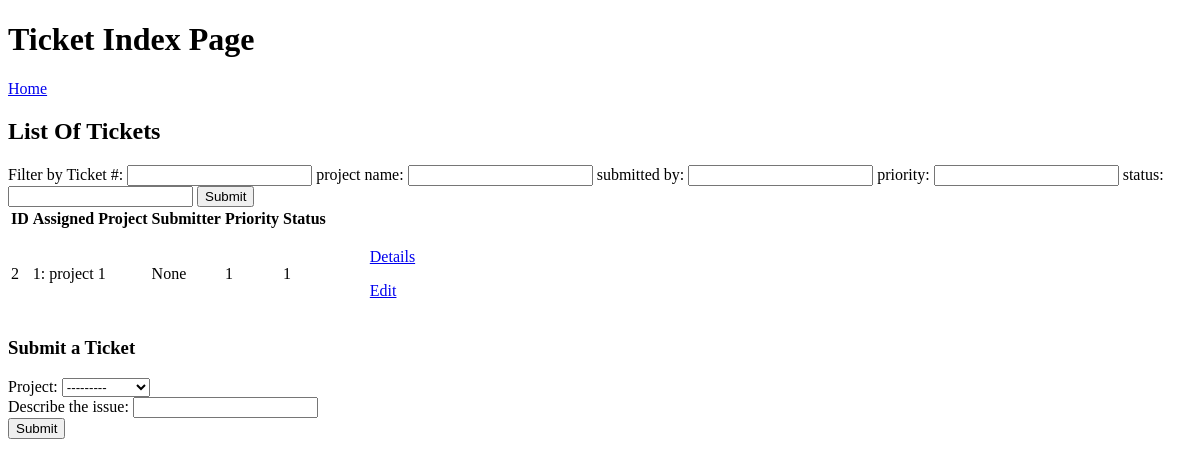
The page /tickets/ (signed in) on the database as committed earlier.
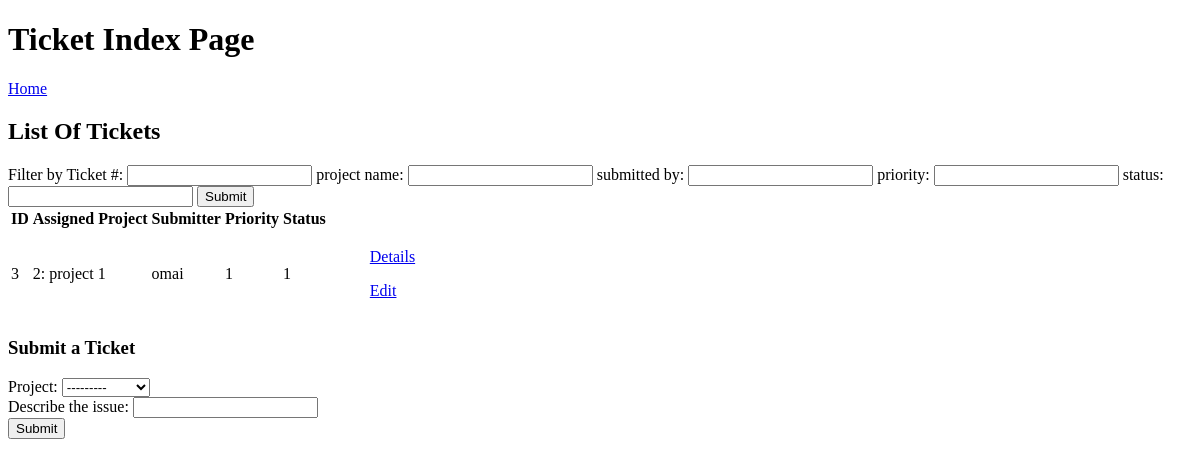
The same page on the database as committed later.
### tickets/models.py (models this page shows)
class Ticket(models.Model):
	priorityChoices = (
		('1','1'),
		('2','2'),
		('3','3'),
		('4','4'),
		('5','5'),
		('6','6'),
		('7','7'),
		('8','8'),
		('9','9'),
	)
	statusChoices = (
		('Closed','Closed'),
		('Open','Open'),
	)
	raceChoices = (
		('Bugs/Errors','Bugs/Errors'),
	)
	project = models.ForeignKey(Project, on_delete=models.CASCADE,related_name="project_tickets")
	personnel = models.ForeignKey(ProjectMember, on_delete=models.SET_NULL , related_name="assigned_ticket" , null=True,default=None, blank=True)
	submitter = models.ForeignKey(settings.AUTH_USER_MODEL, on_delete=models.SET_NULL,null=True,related_name="user_tickets")
	description = models.CharField(max_length=100)
	priority = models.CharField(max_length=100,choices= priorityChoices)
	status = models.CharField(max_length=100, choices = statusChoices)
	race = models.CharField(max_length=100,choices = raceChoices)
	timeCreated = models.DateTimeField(auto_now_add=True)
	lastEdited = models.DateTimeField(default = datetime.datetime(2020,1,1,0,0,0))

### projects/models.py (models this page shows)
class Project(models.Model):
	submitter = models.ForeignKey(settings.AUTH_USER_MODEL, on_delete=models.CASCADE , related_name= "projects_created")
	name = models.CharField(max_length=64)
	description = models.CharField(max_length=100)
	class Meta:
		unique_together = ["name", 'submitter']
	def __str__(self):
		return u'{0}'.format(str(self.id) + ": " + self.name)

### authenticate/models.py (models this page shows)
class NewUser(AbstractBaseUser, PermissionsMixin):
	email = models.EmailField(_('email address'), unique=True)
	user_name = models.CharField(max_length=150, unique=True)
	first_name = models.CharField(max_length=150, blank=True)
	start_date = models.DateTimeField(default=timezone.now)
	about = models.TextField(_(
		'about'), max_length=150, blank=True)
	is_staff = models.BooleanField(default=False)
	is_active = models.BooleanField(default=True)
	objects = CustomAccountManager()
	USERNAME_FIELD = "email"
	REQUIRED_FIELDS = ['user_name', 'first_name']
	def __str__(self):
		return self.user_name

### tickets/views.py (the view)
# urls.py: path('', views.index, name="index"),
@login_required(login_url='authenticate:login')
def index(request):
	ticket_list = Ticket.objects.all()
	ticket_filter = TicketFilter(request.GET,queryset=ticket_list)
	ticket_list = ticket_filter.qs
	context={
		'ticket_list': ticket_list,
		'ticket_filter': ticket_filter,
		'form': SubmitTicketForm()
	}
	return render(request, "tickets/index.html",context)

### tickets/forms.py
class SubmitTicketForm(forms.Form):
	project = forms.ModelChoiceField(queryset= Project.objects.all(), label=None)
	description = forms.CharField(max_length=1000, label="Describe the issue")
	class Meta:
		model = Ticket
		fields = ['project','description']

### tickets/templates/tickets/index.html (shortened to what this page needs)
{% extends "authenticate/layout.html" %}
{% block body %}
	<div><h1>Ticket Index Page</h1></div>
	<a href="{% url 'authenticate:home' %}">Home</a>
	<div><h2>List Of Tickets</h2></div>
	<div>
		<form method="get">
			Filter by
			{% for field in ticket_filter.form %}
				{{field.label}}: {{ field }}
			{% endfor %}
			<button type="submit">Submit</button>
			<br>
		</form>
	</div>
	<div>
		<table>
			<div>
				<tr>
					<th>ID</th>
					<th>Assigned Project</th>
					<th>Submitter</th>
					<th>Priority</th>
					<th>Status</th>
					<th>      </th>
				</tr>
			</div>
			{% for ticket in ticket_list %}
				<div>
					<tr>
						<td>{{ticket.id}}</td>
						<td>{{ticket.project}}</td>
						<td>{{ticket.submitter}}</td>
						<td>{{ticket.priority}}</td>
						<td>{{ticket.status}}</td>
						<td><ul>
								<a href="{% url 'tickets:details' ticket.id %}">Details</a>
							</ul>
							<ul>
								<a href="{% url 'tickets:edit' ticket.id %}">Edit</a>
							</ul>
						</td>
					</tr>
				</div>
			{%endfor%}
		</table>
	</div>
	<div>
		<form method="post" action="{%url 'tickets:submit' %}">
			<h3>Submit a Ticket</h3>
			{%for field in form%}
				{{field.label}}: {{field}} <br>
			{%endfor%}
			<button type="submit">Submit</button>
		</form>
	</div>
{% endblock %}

Rows that differ between the two databases and show on the page:
removed Ticket: id "2", project "1: project 1", submitter "None", priority "1", status "1"
added Ticket: id "3", project "2: project 1", submitter "omai", priority "1", status "1"
